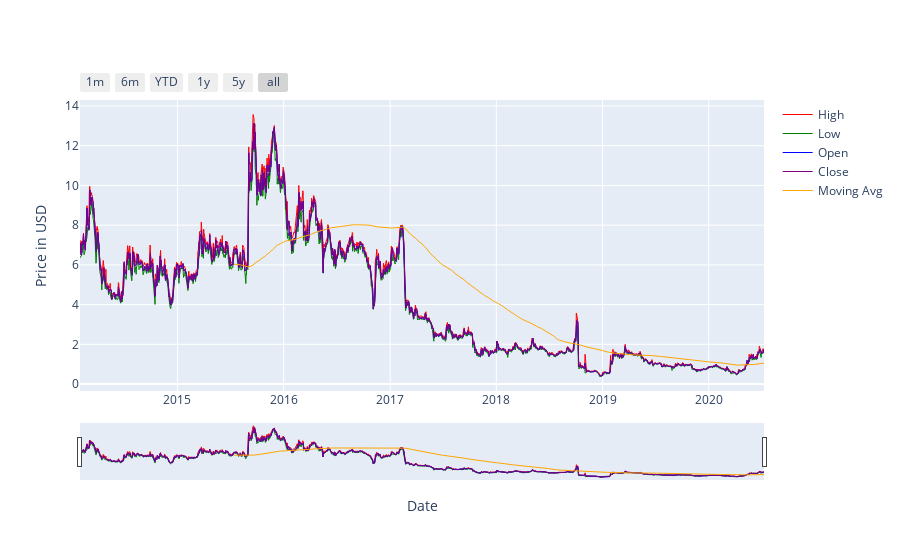

Here is the notebook cell this chart was saved with:
### Code cell
fig1=go.Figure()
fig1.add_trace(go.Scatter(x=data.Date, y=data.High, 
              mode ='lines',
              name='High', 
              line=dict(color='Red', width=1)))
fig1.add_trace(go.Scatter(x=data.Date, y=data.Low, 
                          mode='lines',
                          name='Low',
              line=dict(color='green', width=1)))
fig1.add_trace(go.Scatter(x=data.Date, y=data.Open,
                          mode='lines',
                          name='Open',
              line=dict(color='Blue', width=1)))
fig1.add_trace(go.Scatter(x=data.Date, y=data.Open, 
                          mode='lines',
                          name='Close',
              line=dict(color='purple', width=1)))

fig1.add_trace(go.Scatter(x=data.Date, y=data.MAvg, 
                          mode='lines',
                          name='Moving Avg',
              line=dict(color='orange', width=1)))

#fig1.add_trace(go.Scatter(x=data.Date, y=data.MAvg7, 
 #                         mode='lines',
  #                        name='Moving Avg 7 days',
   #           line=dict(color='lime', width=1)))
# Edit the layout
fig1.update_layout(title=print(title.format(ticker)),
                   xaxis_title='Date',
                   yaxis_title='Price in USD')

fig1.update_xaxes(
    rangeslider_visible=True,
    rangeselector=dict(
        buttons=list([
            dict(count=1, label="1m", step="month", stepmode="backward"),
            dict(count=6, label="6m", step="month", stepmode="backward"),
            dict(count=1, label="YTD", step="year", stepmode="todate"),
            dict(count=1, label="1y", step="year", stepmode="backward"),
            dict(count=6, label="5y", step="year", stepmode="backward"),
            dict(step="all")
        ])
    )
)
fig1.show()

### Figure 1 — Plotly figure (JSON) as saved in the notebook; plotly's stock layout.template omitted (floating-point values rounded to 4 significant figures; data arrays with more than 128 entries replaced by an {"elided": "..."} marker saying what was removed)
{"data": [{"line": {"color": "Red", "width": 1}, "mode": "lines", "name": "High", "type": "scatter", "x": {"elided": "1621 str values"}, "y": {"elided": "1621 float values"}}, {"line": {"color": "green", "width": 1}, "mode": "lines", "name": "Low", "type": "scatter", "x": {"elided": "1621 str values"}, "y": {"elided": "1621 float values"}}, {"line": {"color": "Blue", "width": 1}, "mode": "lines", "name": "Open", "type": "scatter", "x": {"elided": "1621 str values"}, "y": {"elided": "1621 float values"}}, {"line": {"color": "purple", "width": 1}, "mode": "lines", "name": "Close", "type": "scatter", "x": {"elided": "1621 str values"}, "y": {"elided": "1621 float values"}}, {"line": {"color": "orange", "width": 1}, "mode": "lines", "name": "Moving Avg", "type": "scatter", "x": {"elided": "1621 str values"}, "y": {"elided": "1621 float values"}}], "layout": {"title": {}, "xaxis": {"rangeselector": {"buttons": [{"count": 1, "label": "1m", "step": "month", "stepmode": "backward"}, {"count": 6, "label": "6m", "step": "month", "stepmode": "backward"}, {"count": 1, "label": "YTD", "step": "year", "stepmode": "todate"}, {"count": 1, "label": "1y", "step": "year", "stepmode": "backward"}, {"count": 6, "label": "5y", "step": "year", "stepmode": "backward"}, {"step": "all"}]}, "rangeslider": {"visible": true}, "title": {"text": "Date"}}, "yaxis": {"title": {"text": "Price in USD"}}}}
